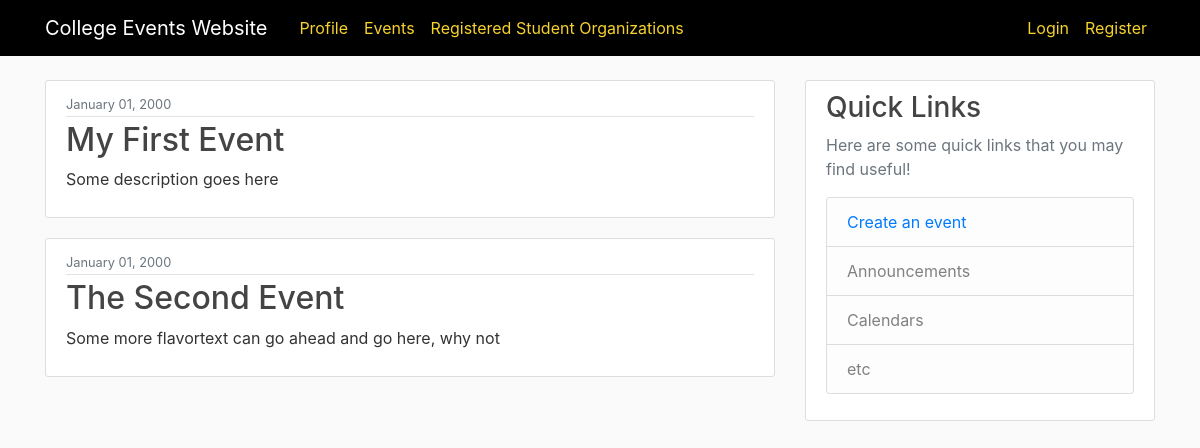
Page /events/ on the earlier database version.
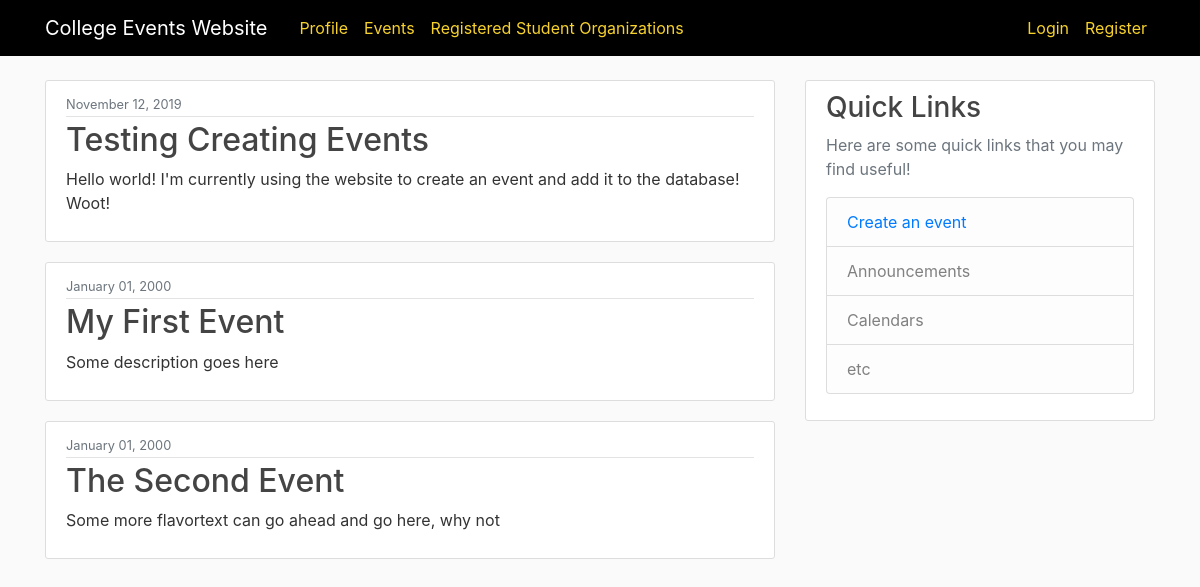
Same page on the later database version.
### Events/models.py (models this page shows, shortened)
class Event(models.Model):
  id = models.AutoField(primary_key=True)
  name = models.CharField(max_length = MAX_LENGTH_EVENT_NAME)
  description = models.TextField()
  date = models.DateField(default=DEFAULT_DATE)
  startTime = models.TimeField(default=DEFAULT_START_TIME)
  endTime = models.TimeField(default=DEFAULT_END_TIME)
  user = models.ForeignKey(User, on_delete=models.CASCADE, default=defaultUser, null=True, blank=True)

### Events/views.py (the view)
class EventListView(ListView):
  model = Event
  template_name = 'events/event_list.html'  # Default = <app>/<model>_<viewtype>.html
  context_object_name = 'events'
  ordering = ['-date']

### Events/templates/Events/event_list.html
{% extends "Home/base.html" %}
{% block content %}
  {% for event in events %}
    <article class="media content-section">
      <div class="media-body">
        <div class="article-metadata">
          <small class="text-muted">{{ event.date|date:"F d, Y" }}</small>
        </div>
        <h2><a class="article-title" href="{% url 'event-detail' event.id %}">{{ event.name }}</a></h2>
        <p class="article-content">{{ event.description }}</p>
      </div>
    </article>
  {% endfor %}
{% endblock content %}

### Home/templates/Home/base.html (shortened to what this page needs)
{% load static %}
<!doctype html>
<html lang="en">
  <head>
    <link rel="stylesheet" href="https://maxcdn.bootstrapcdn.com/bootstrap/4.0.0/css/bootstrap.min.css">
    <link rel="stylesheet" type="text/css" href="{% static 'Events/main.css' %}">
  </head>
  <body>
    <header class="site-header">
      <nav class="navbar navbar-expand-md navbar-dark bg-black fixed-top">
        <div class="container">
          <a class="navbar-brand mr-4" href="{% url 'home' %}">College Events Website</a>
          <div class="collapse navbar-collapse" id="navbarToggle">
            <div class="navbar-nav mr-auto">
                <a class="nav-item nav-link" href="">Profile</a>
              <a class="nav-item nav-link" href="{% url 'events-home' %}">Events</a>
              <a class="nav-item nav-link" href="{% url 'rso-home' %}">Registered Student Organizations</a>
            </div>
            <div class="navbar-nav">
              <a class="nav-item nav-link" href="{% url 'admin:index' %}#">Login</a>
              <a class="nav-item nav-link" href="#">Register</a>
            </div>
          </div>
        </div>
      </nav>
    </header>
    <main role="main" class="container">
      <div class="row">
        <div class="col-md-8">
          {% block content %}{% endblock %}
        </div>
        <div class="col-md-4">
          <div class="content-section">
            <h3>Quick Links</h3>
            <p class='text-muted'>Here are some quick links that you may find useful!
              <ul class="list-group">
                <li class="list-group-item list-group-item-light"><a href="{% url 'event-create' %}">Create an event</a></li>
                <li class="list-group-item list-group-item-light">Announcements</li>
                <li class="list-group-item list-group-item-light">Calendars</li>
                <li class="list-group-item list-group-item-light">etc</li>
              </ul>
            </p>
          </div>
        </div>
      </div>
    </main>
  </body>
</html>

### Events/static/Events/main.css (style rules this page uses)
body { background: #fafafa; color: #333333; margin-top: 5rem; }
h1, h2, h3, h4, h5, h6 { color: #444444; }
ul { margin: 0; }
.bg-black { background-color: #000000; }
.site-header .navbar-nav .nav-link { color: #f7d22d; }
.content-section { background: #ffffff; padding: 10px 20px; border: 1px solid #dddddd; border-radius: 3px; margin-bottom: 20px; }
.article-title { color: #444444; }
.article-content { white-space: pre-line; }
.article-metadata { padding-bottom: 1px; margin-bottom: 4px; border-bottom: 1px solid #e3e3e3 }

Differences in the rows shown:
added Event: date "November 12, 2019", name "Testing Creating Events", description "Hello world! I'm currently using the website to create an event and add it to the database! Woot!"
